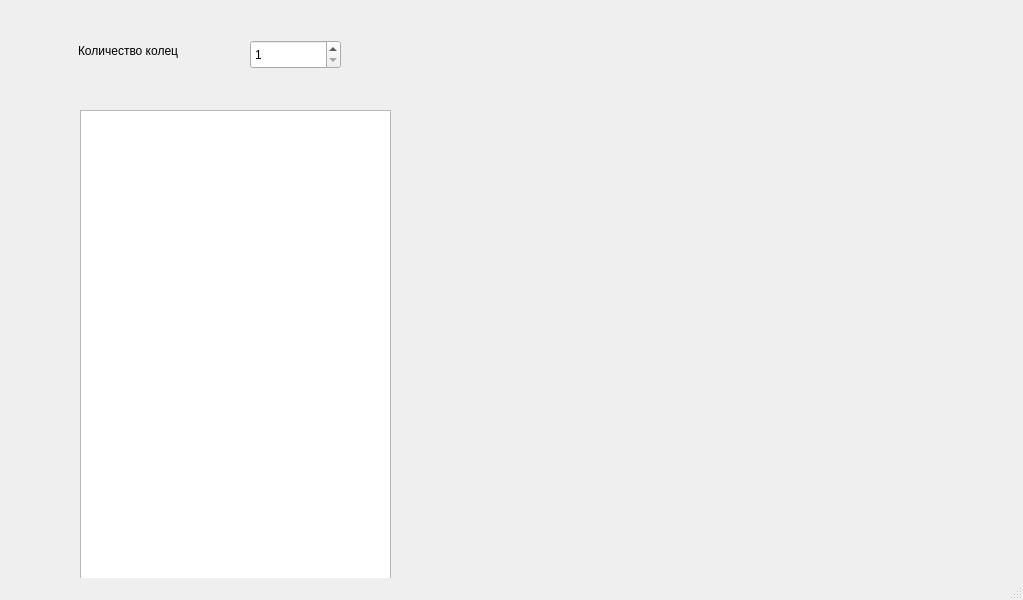
<?xml version="1.0" encoding="UTF-8"?>
<ui version="4.0">
 <class>MainWindow</class>
 <widget class="QMainWindow" name="MainWindow">
  <property name="geometry">
   <rect>
    <x>0</x>
    <y>0</y>
    <width>1023</width>
    <height>600</height>
   </rect>
  </property>
  <property name="windowTitle">
   <string>Lab3_tsk4</string>
  </property>
  <widget class="QWidget" name="centralwidget">
   <widget class="QLabel" name="label">
    <property name="geometry">
     <rect>
      <x>78</x>
      <y>40</y>
      <width>161</width>
      <height>21</height>
     </rect>
    </property>
    <property name="text">
     <string>Количество колец</string>
    </property>
   </widget>
   <widget class="QSpinBox" name="spinBox">
    <property name="geometry">
     <rect>
      <x>250</x>
      <y>40</y>
      <width>91</width>
      <height>29</height>
     </rect>
    </property>
    <property name="minimum">
     <number>1</number>
    </property>
    <property name="maximum">
     <number>10</number>
    </property>
   </widget>
   <widget class="QTextBrowser" name="textBrowser">
    <property name="geometry">
     <rect>
      <x>80</x>
      <y>110</y>
      <width>311</width>
      <height>501</height>
     </rect>
    </property>
    <property name="font">
     <font>
      <pointsize>15</pointsize>
      <italic>true</italic>
     </font>
    </property>
   </widget>
   <widget class="QLabel" name="label_image">
    <property name="geometry">
     <rect>
      <x>410</x>
      <y>60</y>
      <width>581</width>
      <height>291</height>
     </rect>
    </property>
    <property name="text">
     <string/>
    </property>
   </widget>
  </widget>
  <widget class="QStatusBar" name="statusbar"/>
  <widget class="QMenuBar" name="menubar">
   <property name="geometry">
    <rect>
     <x>0</x>
     <y>0</y>
     <width>1023</width>
     <height>26</height>
    </rect>
   </property>
  </widget>
 </widget>
 <resources/>
 <connections/>
</ui>
